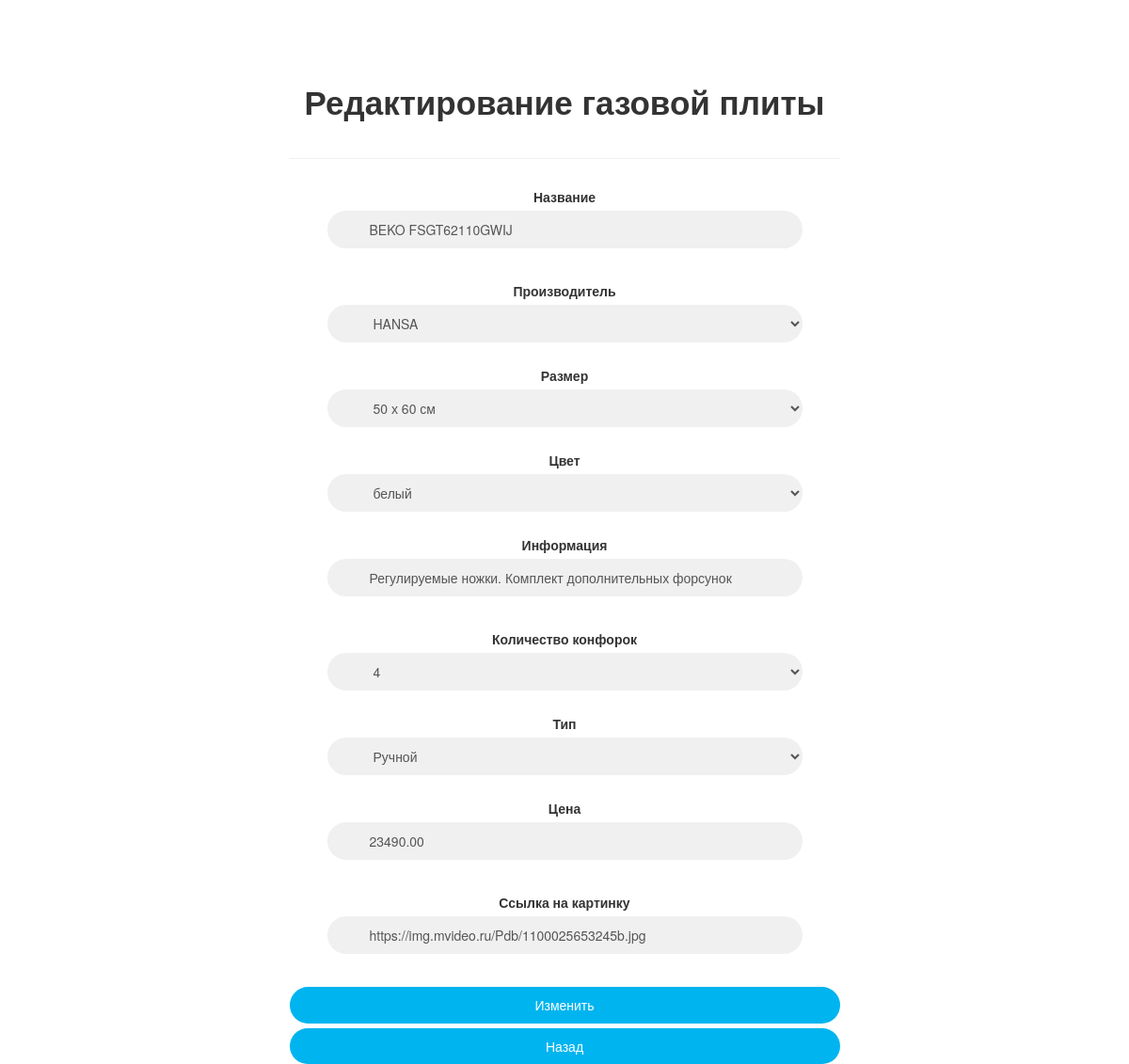
The app's page /update_G_plit.php?id_G=1 with its own data.
### tables this page shows
CREATE TABLE `Gaz_Plit` (
  `id_G` int(11) NOT NULL,
  `T_Gaz_Name` varchar(30) NOT NULL,
  `T_Gaz_Proizvod` int(5) DEFAULT NULL,
  `T_Gaz_size` int(5) DEFAULT NULL,
  `T_Gaz_Color` int(5) DEFAULT NULL,
  `T_Gaz_Fun` varchar(1000) DEFAULT NULL,
  `T_Gaz_Kol_vo_Komf` int(5) DEFAULT NULL,
  `T_Gaz_Tip` int(5) DEFAULT NULL,
  `T_Gaz_prise` decimal(10,2) DEFAULT NULL,
  `image` text
);

### update_G_plit.php (the view, shortened to what this page needs)
<?php
require_once "login_config.php";
$T_Gaz_Name = $T_Gaz_Proizvod = $T_Gaz_Fun  = $T_Gaz_Kol_vo_Komf = $T_Gaz_Tip = $T_Gaz_size = $T_Gaz_Color = $T_Gaz_prise = $image = "";
$T_Gaz_Name_err = $T_Gaz_Proizvod_err = $T_Gaz_Fun_err  = $T_Gaz_Kol_vo_Komf_err = $T_Gaz_Tip_err = $T_Gaz_size_err = $T_Gaz_Color_err = $T_Gaz_prise_err = $image_err = "";
if(isset($_POST["id_G"]) && !empty($_POST["id_G"]))
{
    $id_G = $_POST["id_G"];
    $input_T_Gaz_Name = trim($_POST["T_Gaz_Name"]);
    if(empty($input_T_Gaz_Name))
    {
        $T_Gaz_Name_err = "Вы забыли ввести название";
    }
    else
    {
        $T_Gaz_Name = $input_T_Gaz_Name;
    }
    $input_T_Gaz_Proizvod = trim($_POST["T_Gaz_Proizvod"]);
    if($input_T_Gaz_Proizvod == "")
    {
        $T_Gaz_Proizvod_err = "Вы забыли выбрать производителя";
    }
    else
    {
        $T_Gaz_Proizvod = $input_T_Gaz_Proizvod;
    }
    $input_T_Gaz_Fun = trim($_POST["T_Gaz_Fun"]);
    if(empty($input_T_Gaz_Fun))
    {
        $T_Gaz_Fun_err = "Вы забыли написать особенности";
    }
    else
    {
        $T_Gaz_Fun = $input_T_Gaz_Fun;
    }
    $input_T_Gaz_Kol_vo_Komf = trim($_POST["T_Gaz_Kol_vo_Komf"]);
    if($input_T_Gaz_Kol_vo_Komf == "")
    {
        $T_Gaz_Kol_vo_Komf_err = "Вы забыли выбрать количество конфорок";
    }
    else
    {
        $T_Gaz_Kol_vo_Komf = $input_T_Gaz_Kol_vo_Komf;
    }
    $input_T_Gaz_Tip = trim($_POST["T_Gaz_Tip"]);
    if($input_T_Gaz_Tip=="")
    {
        $T_Gaz_Tip_err = "Вы забыли выбрать тип";
    }
    else
    {
        $T_Gaz_Tip = $input_T_Gaz_Tip;
    }
    $input_T_Gaz_size = trim($_POST["T_Gaz_size"]);
    if($input_T_Gaz_size=="")
    {
        $T_Gaz_size_err = "Вы забыли выбрать  размер";
    }
    else
    {
        $T_Gaz_size = $input_T_Gaz_size;
    }
    $input_T_Gaz_Color = trim($_POST["T_Gaz_Color"]);
    if($input_T_Gaz_Color == "")
    {
        $T_Gaz_Color_err = "Вы забыли выбрать цвет";
    }
    else
    {
        $T_Gaz_Color = $input_T_Gaz_Color;
    }
    $input_T_Gaz_prise = trim($_POST["T_Gaz_prise"]);
    if(empty($input_T_Gaz_prise))
    {
        $T_Gaz_prise_err = "Вы забыли указат  цену";
    }
    elseif(!filter_var($input_T_Gaz_prise, FILTER_VALIDATE_REGEXP, array("options"=>array("regexp"=>"/^[0-9]+\.?[0-9]*$/"))))
    {
        $T_Gaz_prise_err = "Цена сосотоит из цифр, введите правльное значение";
    }
    else
    {
        $T_Gaz_prise = $input_T_Gaz_prise;
    }
    $input_image = trim($_POST["image"]);
    if(empty($input_image))
    {
        $image_err = "Please enter a link.";
    }
    else
    {
        $image = $input_image;
    }
if(empty($T_Gaz_Name_err) && empty($T_Gaz_Proizvod_err) && empty($T_Gaz_Fun_err) && empty($T_Gaz_Kol_vo_Komf_err) && empty($T_Gaz_Tip_err) && empty($T_Gaz_size_err) && empty($T_Gaz_Color_err) && empty($T_Gaz_prise_err) && empty($image_err))
    {
        echo "Второе условие прошли";
        $sql = "UPDATE Gaz_Plit SET  T_Gaz_Name=?, T_Gaz_Proizvod=?, T_Gaz_Fun=?, T_Gaz_Kol_vo_Komf=?, T_Gaz_Tip=?, T_Gaz_size=?, T_Gaz_Color=?, T_Gaz_prise=?, image=? WHERE id_G=?";
        if($stmt = mysqli_prepare($link, $sql))
        {
            $param_T_Gaz_Name = $T_Gaz_Name;
            $param_T_Gaz_Proizvod = $T_Gaz_Proizvod;
            $param_T_Gaz_Fun = $T_Gaz_Fun;
            $param_T_Gaz_Kol_vo_Komf = $T_Gaz_Kol_vo_Komf;
            $param_T_Gaz_Tip = $T_Gaz_Tip;
            $param_T_Gaz_size = $T_Gaz_size;
            $param_T_Gaz_Color= $T_Gaz_Color;
            $param_T_Gaz_prise= $T_Gaz_prise;
            $param_image = $image;
            mysqli_stmt_bind_param($stmt, "sisiiiiisi", $param_T_Gaz_Name, $param_T_Gaz_Proizvod, $param_T_Gaz_Fun, $param_T_Gaz_Kol_vo_Komf, $param_T_Gaz_Tip, $param_T_Gaz_size, $param_T_Gaz_Color, $param_T_Gaz_prise, $image, $id_G);
            $result = mysqli_stmt_execute($stmt);
         var_dump(mysqli_query($stmt));
            var_dump(mysqli_stmt_error_list($stmt));
            if($result)
            {
                echo "Четвертое условие прошли(148)";
                header("location: Gallary_G_Plit.php");
                exit();
            }
            else
            {
                echo "Что-то пошло не так. Пожалуйста, повторите попытку позже";
            }
        }
    }
}
else
{
if(isset($_GET["id_G"]) && !empty(trim($_GET["id_G"]))){
$sql = "SELECT * FROM Gaz_Plit WHERE id_G=?";
        if($stmt = mysqli_prepare($link, $sql))
        {
            mysqli_stmt_bind_param($stmt, "i", $param_id);
                        if(mysqli_stmt_execute($stmt))
            {
                $result = mysqli_stmt_get_result($stmt);
                if(mysqli_num_rows($result) == 1)
                {
                    $row = mysqli_fetch_array($result, MYSQLI_ASSOC);
                    $T_Gaz_Name = $row["T_Gaz_Name"];
                    $T_Gaz_Fun = $row["T_Gaz_Fun"];
                    $T_Gaz_prise = $row["T_Gaz_prise"];
                    $image = $row["image"];
                }
                else
                {
                    header("location: CRUD_error.php");
                    exit();
                }
            }
            else
            {
                echo "Ой! Что-то пошло не так. Пожалуйста, повторите попытку позже.";
            }
        }
    }
    else
    {
        echo "Ошибка доступа";
        exit();
    }
}
?>
 <!DOCTYPE html>
<html lang="en">
<head>
<link rel="stylesheet" href="https://maxcdn.bootstrapcdn.com/bootstrap/3.3.7/css/bootstrap.css">
    <link rel='stylesheet' href='CSS_FOR_CREATE_AND_UPDATE.css'/>
</head>
<body>
        <div class="container_tovar">
        <div class="row">
            <div class="col-md-offset-3 col-md-6">
                <form class="form-horizontal" action="<?php echo htmlspecialchars($_SERVER["PHP_SELF"]); ?>" method="post">
                <span class="heading">Редактирование газовой плиты</span>
                        <div class="form-group <?php echo (!empty($T_Gaz_Name_err)) ? 'has-error' : ''; ?>">
                            <label>Название</label>
                            <input type="text" name="T_Gaz_Name" class="form-control" value="<?php echo $T_Gaz_Name; ?>">
                        </div>
                        <div class="form-group <?php echo (!empty($T_Gaz_Proizvod_err)) ? 'has-error' : ''; ?>">
                            <label>Производитель</label>
                            <select class="form-control" name="T_Gaz_Proizvod">;
                            <?php
                            $result_spisok = mysqli_query($link,"SELECT * FROM Brand_V_Plit");
                            while($row_brand = mysqli_fetch_array($result_spisok)){
                            echo '<option value="'.$row_brand['Brand_id'].'">' . $row_brand['Brand_name']. '</option>';
                            }
                            ?>
                            </select>
                        </div>
                        <div class="form-group <?php echo (!empty($T_Gaz_size_err)) ? 'has-error' : ''; ?>">
                        <label>Размер</label>
                            <select class="form-control" name="T_Gaz_size">;
                            <?php
                            $result_size = mysqli_query($link,"SELECT * FROM Razmer");
                            while($row_size = mysqli_fetch_array($result_size)){
                            echo '<option value="'.$row_size['Razmer_id'].'">' . $row_size['RazmerCM']. '</option>';
                            }
                            ?>
                            </select>
                        </div>
                        <div class="form-group <?php echo (!empty($T_Gaz_Color_err)) ? 'has-error' : ''; ?>">
                            <label>Цвет</label>
                            <select class="form-control" name="T_Gaz_Color">;
                            <?php
                            $result_color = mysqli_query($link,"SELECT * FROM Color");
                            while($row_color = mysqli_fetch_array($result_color)){
                            echo '<option value="'.$row_color['Color_id'].'">' . $row_color['Color_name']. '</option>';
                            }
                            ?>
                            </select>
                        </div>
                        <div class="form-group <?php echo (!empty($T_Gaz_Fun_err)) ? 'has-error' : ''; ?>">
                            <label>Информация</label>
                            <input type="text" name="T_Gaz_Fun" class="form-control" value="<?php echo $T_Gaz_Fun; ?>">
                        </div>
                        <div class="form-group <?php echo (!empty($T_Gaz_Kol_vo_Komf_err)) ? 'has-error' : ''; ?>">
                            <label>Количество конфорок</label>
                            <select class="form-control" name="T_Gaz_Kol_vo_Komf">;
                            <?php
                            $result_KK = mysqli_query($link,"SELECT * FROM Kol_Vo_Komforok");
                            while($row_KK = mysqli_fetch_array($result_KK)){
                            echo '<option value="'.$row_KK['Komfork_id'].'">' . $row_KK['Komfork_name']. '</option>';
                            }
                            ?>
                            </select>
                        </div>
                        <div class="form-group <?php echo (!empty($T_Gaz_Tip_err)) ? 'has-error' : ''; ?>">
                            <label>Тип</label>
                            <select class="form-control" name="T_Gaz_Tip">;
                            <?php
                            $result_klass = mysqli_query($link,"SELECT * FROM Tip_Podzig");
                            while($row_klass = mysqli_fetch_array($result_klass)){
                            echo '<option value="'.$row_klass['Tip_id'].'">' . $row_klass['Tip_name']. '</option>';
                            }
                            ?>
                            </select>
                        </div>
                        <div class="form-group <?php echo (!empty($T_Gaz_prise_err)) ? 'has-error' : ''; ?>">
                            <label>Цена</label>
                            <input type="text" name="T_Gaz_prise" class="form-control" value="<?php echo $T_Gaz_prise; ?>">
                        </div>
                        <div class="form-group <?php echo (!empty($image_err)) ? 'has-error' : ''; ?>">
                            <label>Ссылка на картинку</label>
                            <input type="text" name="image" class="form-control" value="<?php echo $image; ?>">
                        </div>
                        <input type="submit" class="btn btn-default btn-lg btn-block" value="Изменить">
                        <a href="Gallary_Plit.php" class="btn btn-default btn-lg btn-block">Назад</a>
                    </form>
                </div>
            </div>
        </div>
</body>
</html>

### CSS_FOR_CREATE_AND_UPDATE.css (style rules this page uses)
.container_tovar { padding-top:4%; }
.form-horizontal { max-width: 800px; text-align: center; }
.form-horizontal { background: #fff; padding-bottom: 40px; border-radius: 15px; text-align: center; max-width: 400px; }
.form-horizontal .heading { display: block; font-size: 35px; font-weight: 700; padding: 35px 0; border-bottom: 1px solid #f0f0f0; margin-bottom: 30px; }
.form-horizontal .form-group { padding: 0 40px; margin: 0 0 25px 0; position: relative; }
.form-horizontal .form-control { background: #f0f0f0; border: none; border-radius: 20px; box-shadow: none; padding: 0 20px 0 45px; height: 40px; transition: all 0.3s ease 0s; }
.form-horizontal .btn { float: right; font-size: 14px; color: #fff; background: #00b4ef; border-radius: 30px; padding: 10px 25px; border: none; text-transform: capitalize; transition: all 0.5s ease 0s; }

### update_G_plit.php (style rules this page uses)
body { -webkit-background-size: cover; -moz-background-size: cover; -o-background-size: cover; background-size: cover; }
.form-horizontal { max-width: 800px; text-align: center; }

### records on screen
gaz_plit: T_Gaz_Name "BEKO FSGT62110GWIJ", T_Gaz_Fun "Регулируемые ножки. Комплект дополнительных форсунок", T_Gaz_prise "23490.00", image "https://img.mvideo.ru/Pdb/1100025653245b.jpg"

### other values on screen
form field T_Gaz_Proizvod "HANSA"
form field T_Gaz_size "50 х 60 см"
form field T_Gaz_Color "белый"
form field T_Gaz_Kol_vo_Komf "4"
form field T_Gaz_Tip "Ручной"
